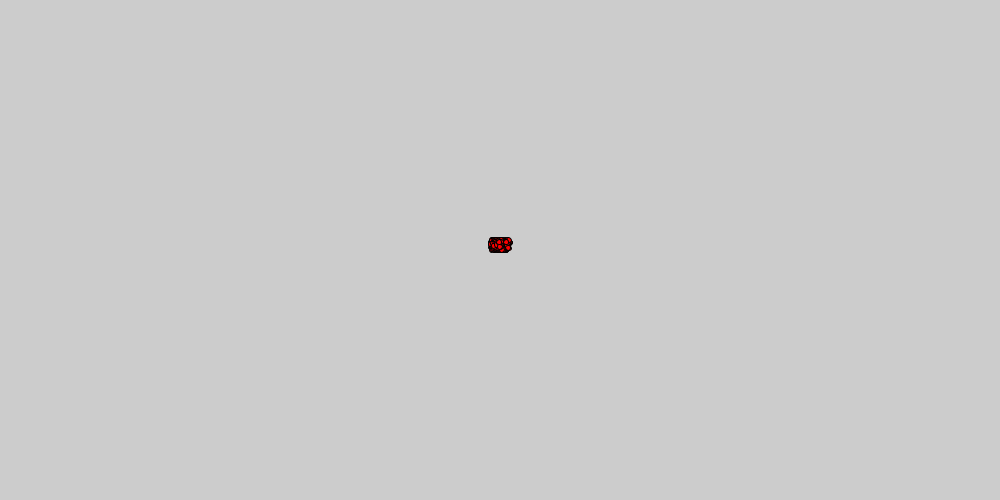
Frame 1 (no input)
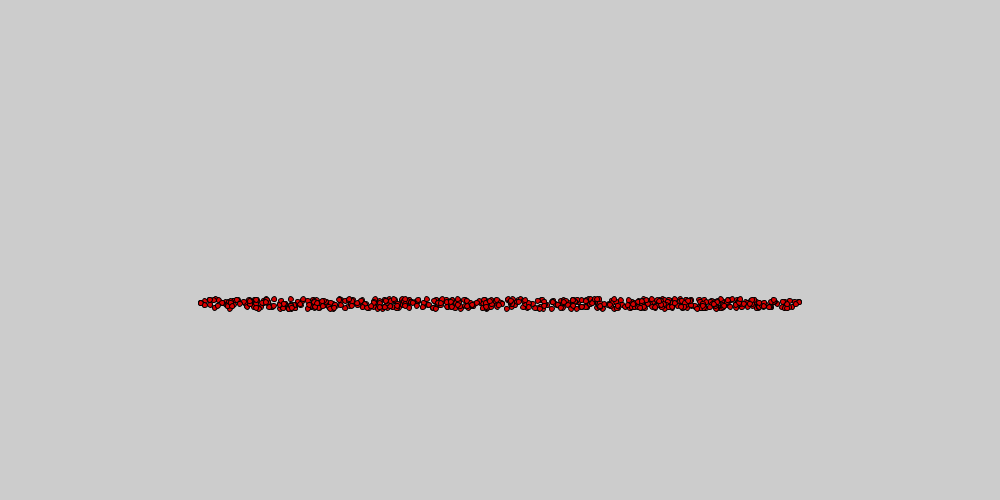
Frame 60 (the mouse pressed at the canvas centre just before this capture)
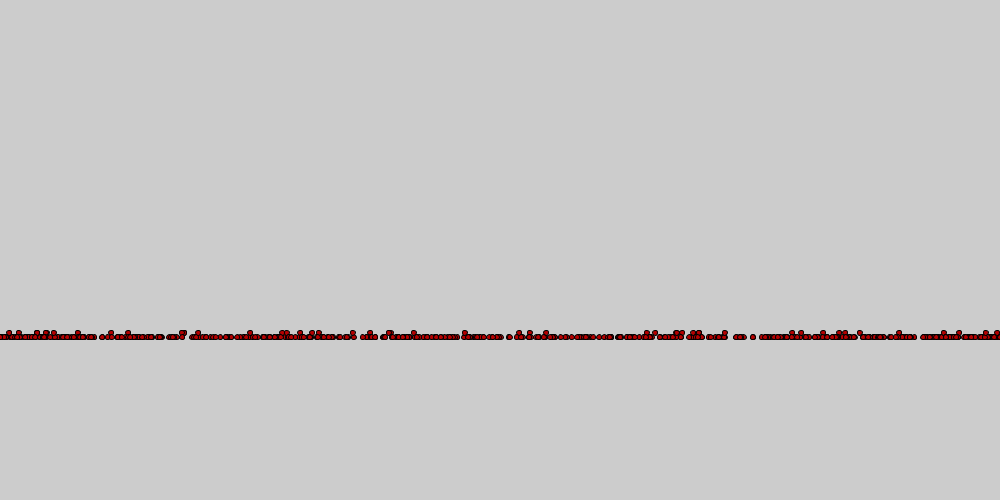
Frame 120 (the mouse held since frame 60 and released just before this capture)

The Processing sketch that drew these frames (run headless with seeded random() and noise(); from frame 60 on, the mouse is pressed at the canvas centre):

// Processing sketch: processing_141339
// ── processing_141339.pde

particle p[] = new particle[600];
float g = 0.2;

void setup()
{
  size(1000,500);
  for (int i =0 ; i<p.length ; i++)
  p[i] = new particle(
       width/2+random(-5,5),    height/2+random(-5,5),
       random(-5,5),            random(-5,-10)
       );
}

void draw()
{
  background(204);
  for(particle n : p)
  {
  n.move();
  n.draw();
  
}
}
class particle
{
  
  float x,y;
  float v_x, v_y;float age,life;
  
  
  particle(float initx, float inity, float initv_x, float initv_y)
  {
      x = initx;      y=inity;
    v_x = initv_x;  v_y = initv_y; 
    age=0;life=200;
  }
  
 
  void draw()
{
  float f = constrain(norm(age,0,life), 0, 1);
  color born = color(255,0,0);
  color dead = color(10,0,0);
  fill( lerpColor(born,dead,f) );
  ellipse(x,y,5,5);
}

void move()
{
  x += v_x;         y += v_y;
  v_y += g;
  
  if( y>height  ) { y=height;   v_y *=-0.7; }
  if( y<0       ) { y=0;        v_y *=-0.7; }
  if( x>width   ) { x=width;    v_x *=-0.7; }
  if( x<0       ) { x=0;        v_x *=-0.7; }
  age+=0.5;
}
}
